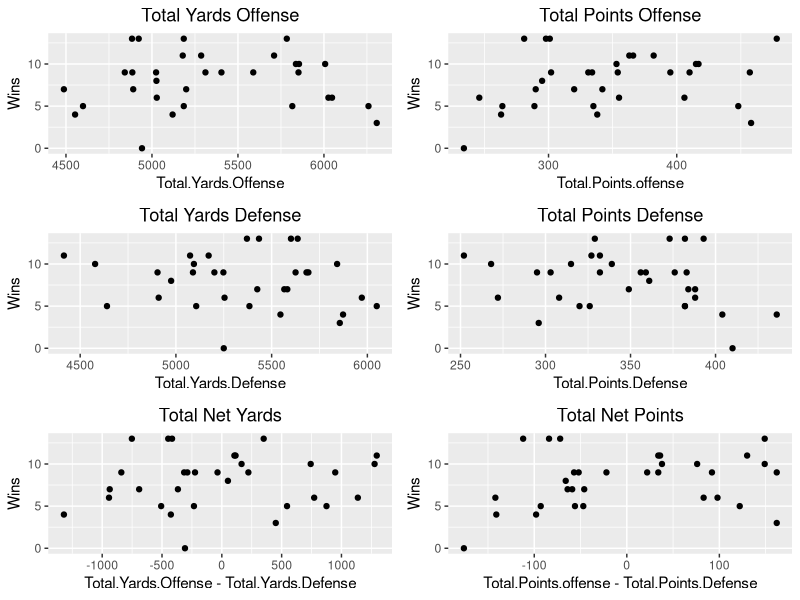
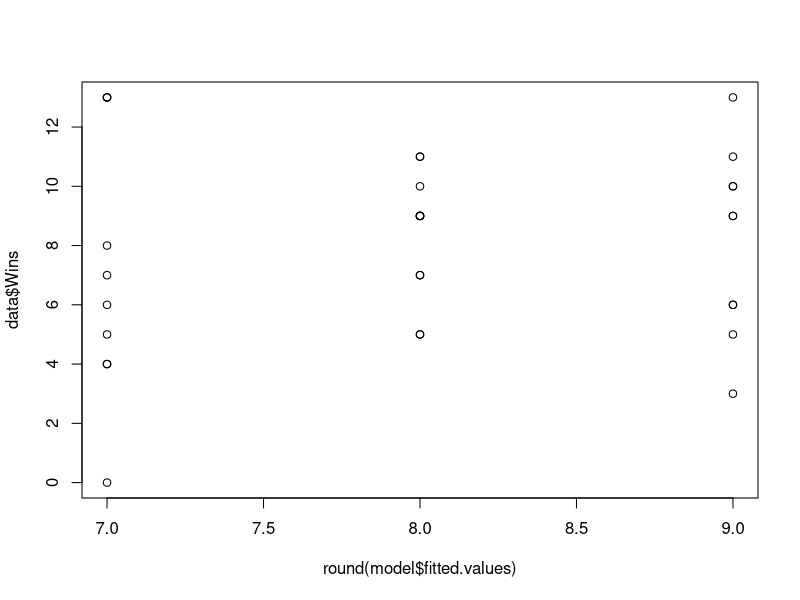

These charts were generated, in order, by the following R code:
## ---- chunk 1
knitr::opts_chunk$set(echo = TRUE)
library(ggplot2)
library(gridExtra)
data <- read.csv("Data/nfl.csv")

## ---- chunk 2

head(data)

## ---- chunk 3

p1 <- ggplot(data) + aes(x = Total.Yards.Offense, y = Wins) + geom_point() + ggtitle("Total Yards Offense") + theme(plot.title = element_text(hjust = 0.5))
p2 <- ggplot(data) + aes(x = Total.Points.offense, y = Wins) + geom_point() + ggtitle("Total Points Offense") + theme(plot.title = element_text(hjust = 0.5))
p3 <- ggplot(data) + aes(x = Total.Yards.Defense, y = Wins) + geom_point() + ggtitle("Total Yards Defense") + theme(plot.title = element_text(hjust = 0.5))
p4 <- ggplot(data) + aes(x = Total.Points.Defense, y = Wins) + geom_point() + ggtitle("Total Points Defense") + theme(plot.title = element_text(hjust = 0.5))
p5 <- ggplot(data) + aes(x = Total.Yards.Offense-Total.Yards.Defense, y = Wins) + geom_point() + ggtitle("Total Net Yards") + theme(plot.title = element_text(hjust = 0.5))
p6 <- ggplot(data) + aes(x = Total.Points.offense-Total.Points.Defense, y = Wins) + geom_point() + ggtitle("Total Net Points") + theme(plot.title = element_text(hjust = 0.5))

grid.arrange(p1, p2, p3, p4, p5, p6, ncol = 2)

## ---- chunk 4

(model <- lm(Wins ~ Total.Points.offense + Total.Points.Defense, data=data))

## ---- chunk 5
summary(model)

## ---- chunk 6
plot(round(model$fitted.values), data$Wins)

